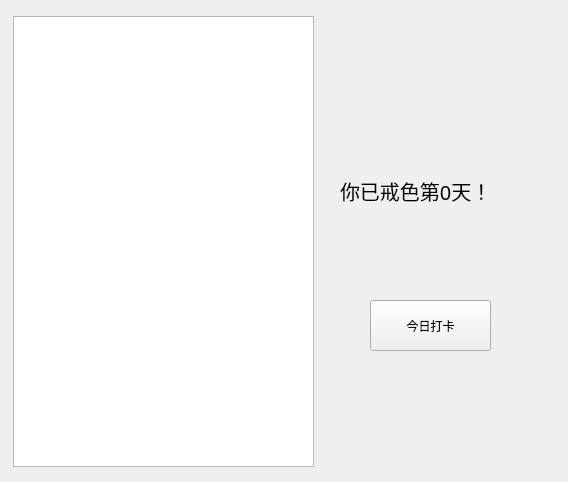
<?xml version="1.0" encoding="UTF-8"?>
<ui version="4.0">
 <class>Form</class>
 <widget class="QWidget" name="Form">
  <property name="geometry">
   <rect>
    <x>0</x>
    <y>0</y>
    <width>568</width>
    <height>482</height>
   </rect>
  </property>
  <property name="windowTitle">
   <string>戒色打卡器</string>
  </property>
  <widget class="QPushButton" name="button_clock_in">
   <property name="geometry">
    <rect>
     <x>370</x>
     <y>300</y>
     <width>121</width>
     <height>51</height>
    </rect>
   </property>
   <property name="text">
    <string>今日打卡</string>
   </property>
  </widget>
  <widget class="QLabel" name="label_clocked">
   <property name="geometry">
    <rect>
     <x>340</x>
     <y>150</y>
     <width>191</width>
     <height>81</height>
    </rect>
   </property>
   <property name="font">
    <font>
     <family>宋体</family>
     <pointsize>15</pointsize>
    </font>
   </property>
   <property name="text">
    <string>你已戒色第0天！</string>
   </property>
  </widget>
  <widget class="QTextEdit" name="textEdit">
   <property name="geometry">
    <rect>
     <x>13</x>
     <y>16</y>
     <width>301</width>
     <height>451</height>
    </rect>
   </property>
   <property name="readOnly">
    <bool>true</bool>
   </property>
  </widget>
  <widget class="QLabel" name="label_time">
   <property name="geometry">
    <rect>
     <x>330</x>
     <y>80</y>
     <width>221</width>
     <height>31</height>
    </rect>
   </property>
   <property name="font">
    <font>
     <family>宋体</family>
     <pointsize>12</pointsize>
    </font>
   </property>
   <property name="text">
    <string/>
   </property>
  </widget>
 </widget>
 <resources/>
 <connections/>
</ui>
